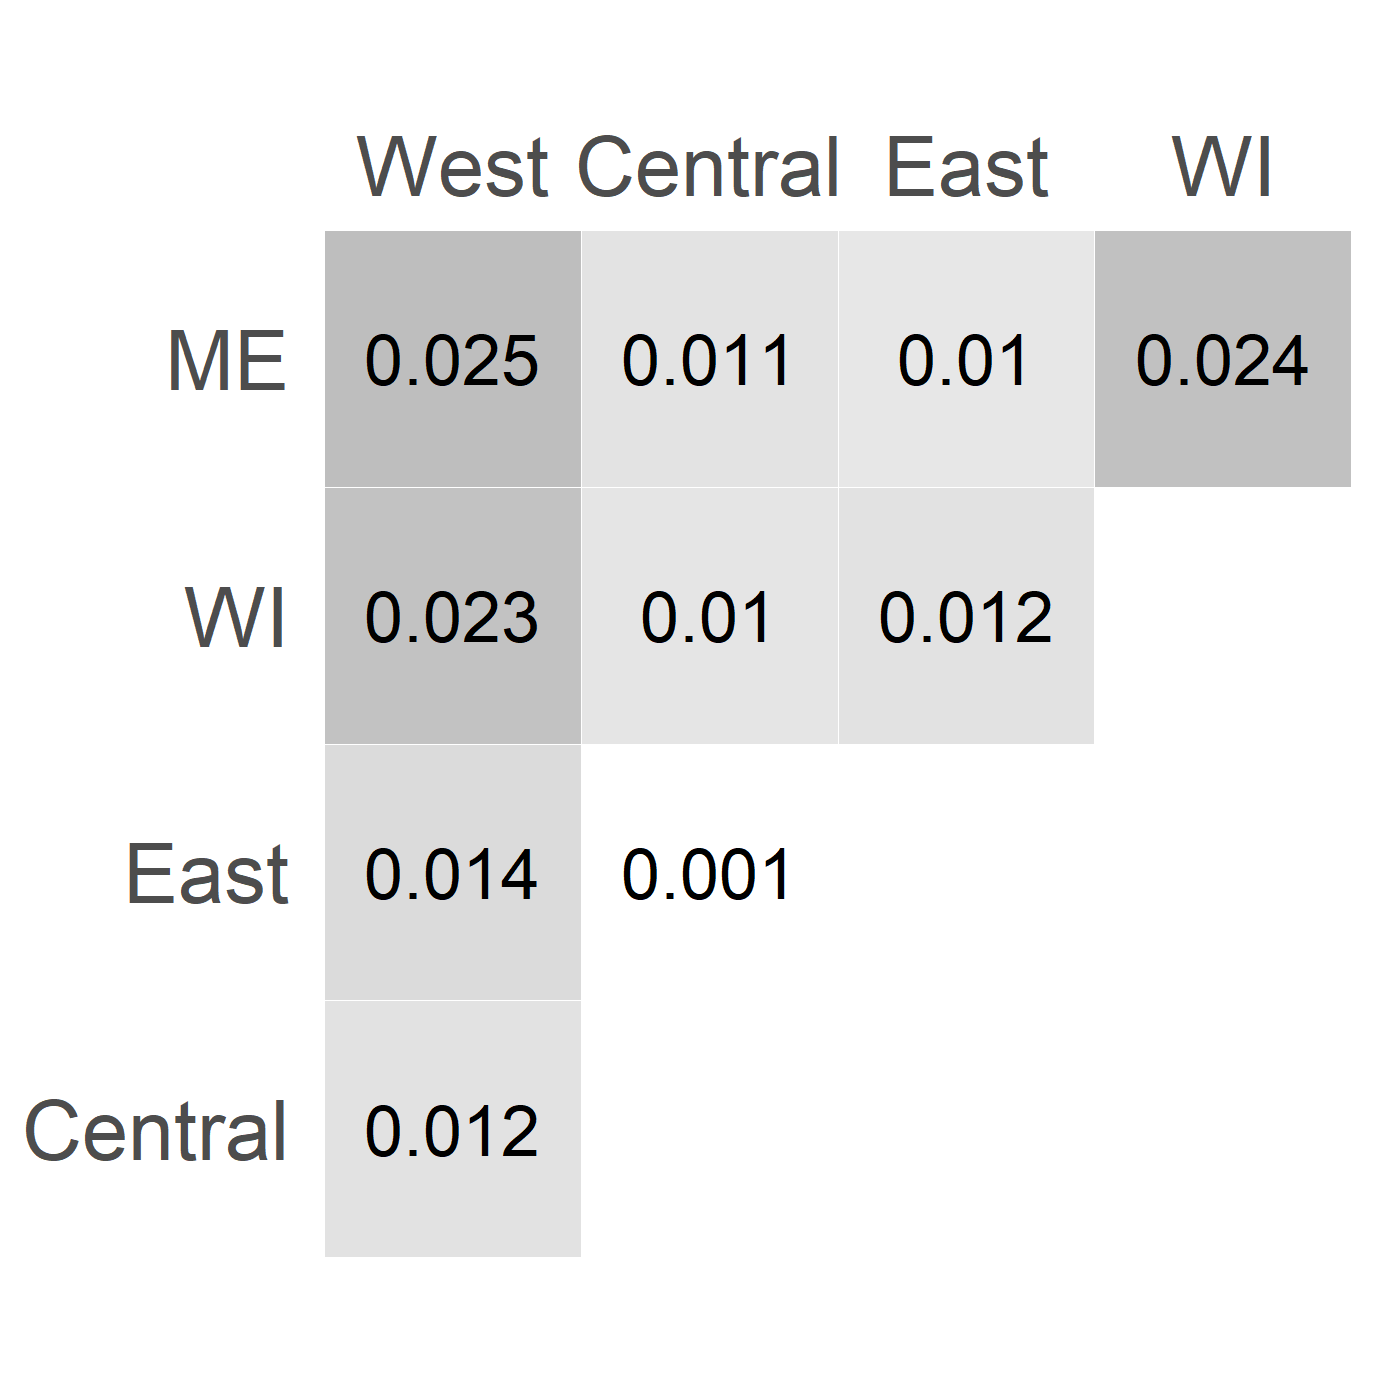

Write R code to recreate this figure.
rm(list=ls())
setwd("C:/Users/aniaf/Projects/BlackSpruce/928_amova")

library(ggplot2)
library(tidyr)
library(dplyr)
library(dartR)
library(tibble)
library(sf)
library(RColorBrewer)
library(readxl)
library(assigner) # calculating pairwise WC FST




#===================#
#       DATA        #
#===================#

### Genotypes of EPN

# Open genlight
load("../DATA_intermediate/23_filter_EPN_genlight.Rdata")
genl
class(genl)



# Substitute pop with a cluster name
genl$pop
genl@other$cluster
genl$pop <- as.factor(genl@other$cluster)
genl$pop
genl


#===================#
#    Data prep      #
#===================#

# Converting genlight to tidy
gel.tidy <- radiator::tidy_genlight(genl)
gel.tidy$GT_BIN
gel.tidy$GT <- gel.tidy$GT_BIN
head(gel.tidy)
dim(gel.tidy)



#===================#
#   Pairwise Fst    #
#===================#


### Genetic cluster


cluster.fst.wc <- assigner::fst_WC84(gel.tidy,
                           pairwise = TRUE,
                           ci = TRUE,
                           heatmap.fst = FALSE)



# Checking results
head(cluster.fst.wc$pairwise.fst)

cluster.fst.wc$pairwise.fst.full.matrix
cluster.fst.wc$fst.plot
dim(cluster.fst.wc$pairwise.fst.full.matrix)
colnames(cluster.fst.wc$pairwise.fst.full.matrix)


# Saving st results
save(cluster.fst.wc, file = "03_pairwise_fst_between_clusters.RData")





############################################
#          READING PAIRWISE FST            #
############################################

# Read fst output if necessary
#load("03_pairwise_fst_between_clusters.RData")



#===================#
#      Heatmap      #
#===================#

# Getting pairs in order from the full matrix

df.mat <- as.data.frame(cluster.fst.wc$pairwise.fst.full.matrix)
df.mat$POP1 <- row.names(df.mat)
df.long <- df.mat %>% gather(key = "POP2", value = "FST", -POP1)
df.long$FST <- as.numeric(df.long$FST)
head(df.long)
df.order.1 <- data.frame("POP1" = c("West","Central","East","WI","ME"),
                       "lp1" = c(1,2,3,4,5))
df.order.2 <- data.frame("POP2" = c("West","Central","East","WI","ME"),
                       "lp2" = c(1,2,3,4,5))

dm.long <- merge(df.long, df.order.1, by = "POP1", sort=F, all.x=T)
dm.long.2 <- merge(dm.long, df.order.2, by = "POP2", sort=F, all.x=T)
dm.table <- dm.long.2 %>% arrange(lp1, lp2) 
head(dm.table)

# Plotting

dm.table$POP1 <- factor(dm.table$POP1, levels = c("West","Central","East","WI","ME"))
dm.table$POP2 <- factor(dm.table$POP2, levels = c("West","Central","East","WI","ME"))
dm.table

# Selecting pairs
dm.table.sub <- dm.table %>% 
  filter(POP2 != "West") %>%
  filter(POP1 != "ME") %>%
  filter(!(POP1 == "WI" & POP2  %in% c("East","Central"))) %>%
  filter(!(POP1 == "East" & POP2  == "Central"))
dm.table.sub$FST <- ifelse(dm.table.sub$POP1 == dm.table.sub$POP2, NA, dm.table.sub$FST)
dm.table.sub <- na.omit(dm.table.sub)
dm.table.sub



p1 <- ggplot(dm.table.sub) + aes(x = POP1, y = POP2, fill = FST) + 

  geom_tile(color="white") +
  geom_text(aes(label=round(FST,3)), color="black", size=6) +

    coord_equal() +
  scale_fill_gradient(low = "white", high = "grey", name="FST") +
  scale_x_discrete(position = "top") +
  
  theme(panel.background = element_blank(),
        panel.grid = element_blank(),
        legend.position = "none",
        axis.title = element_blank(),
        axis.ticks = element_blank(),
        axis.text = element_text(size=20))
p1


png("03_pairwise_fst_between_clusters.png", w=1400,h=1400,res=300)
p1
dev.off()
